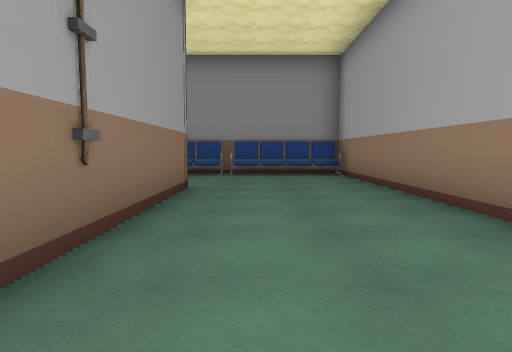
view 1 (above)

18 first-person views from a walk through a scene from a Unity 3-D project. The camera is 1.2 m above the floor, tilts 4° down and sees 70° across. Doors are open. The floor is counted in squares, 1.8 m on a side. Each view is taken from the middle of a square. On the plan, view 1 faces up. The plan holds only what a view shows up to about 11 squares ahead; the rest is blank. The player is left out. Some animated figures are not drawn. Some surface patterns are stand-ins.

view 2
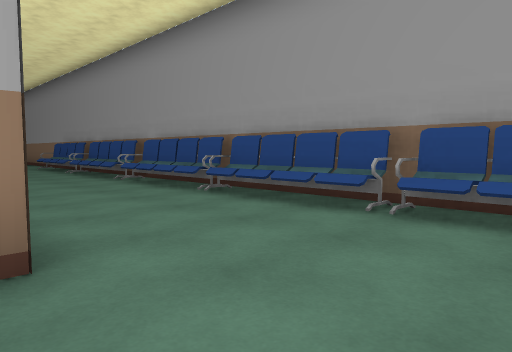

view 3
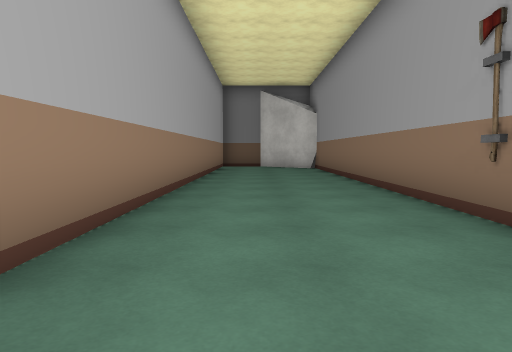

view 4
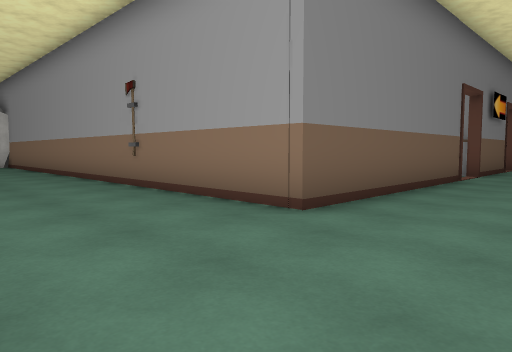

view 5
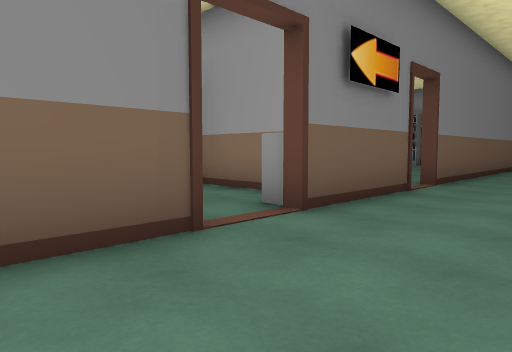

view 6
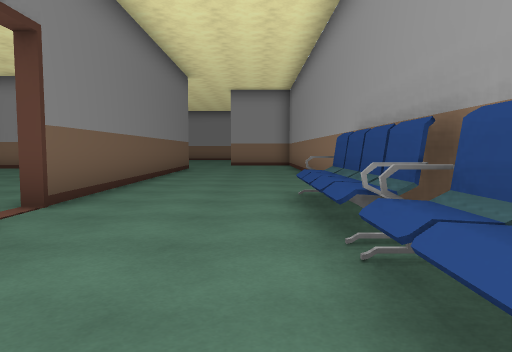

view 7
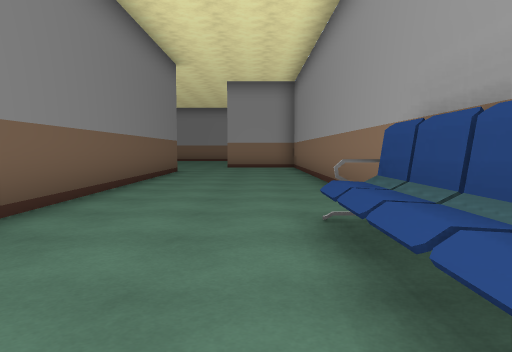

view 8
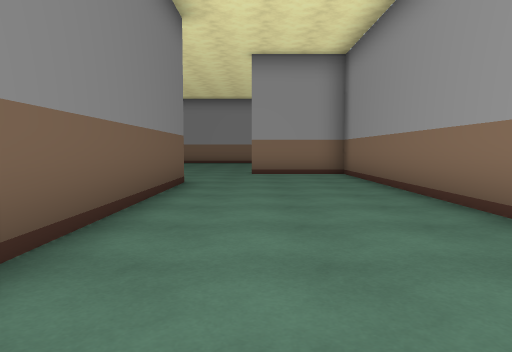

view 9
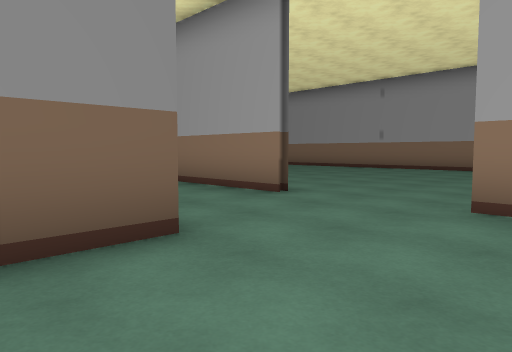

view 10
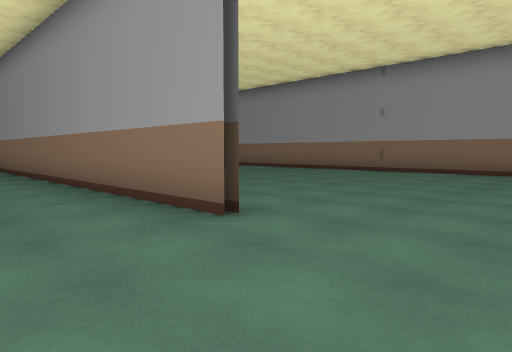

view 11
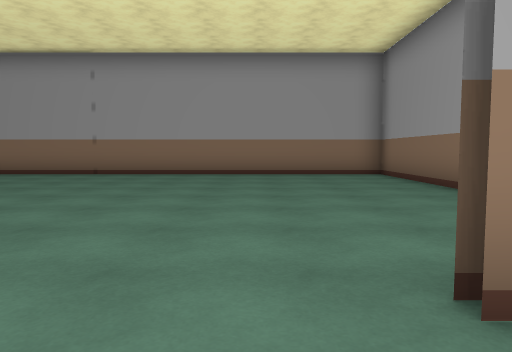

view 12
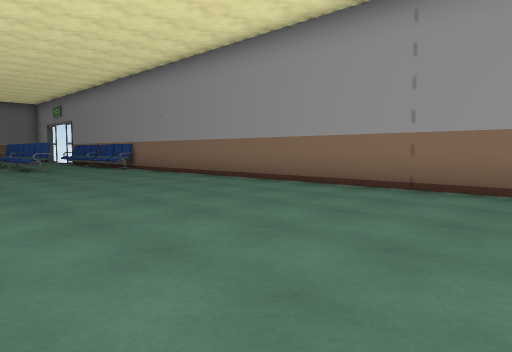

view 13
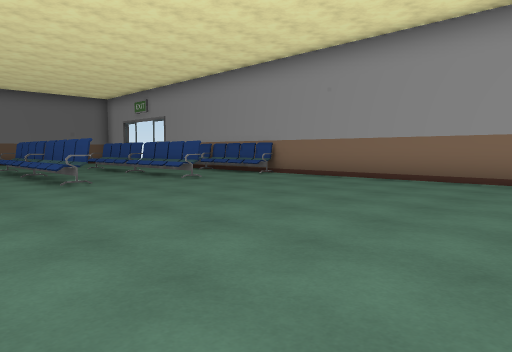

view 14
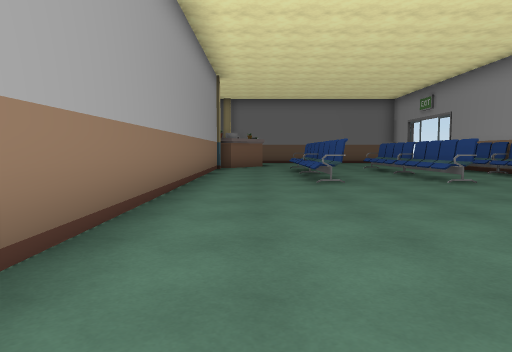

view 15
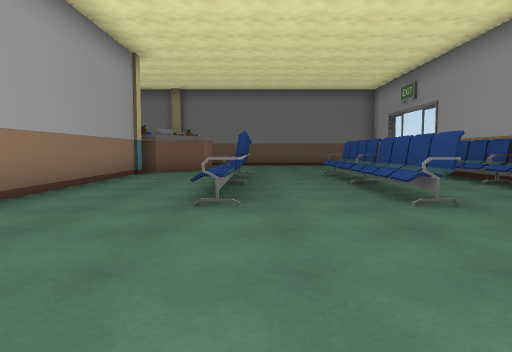

view 16
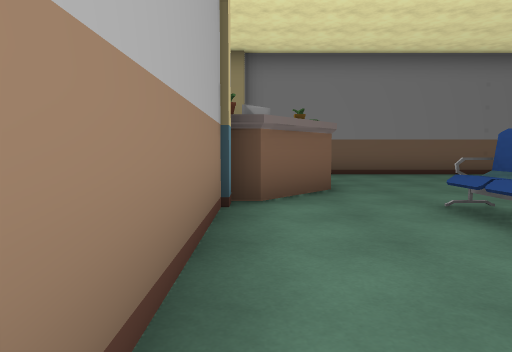

view 17
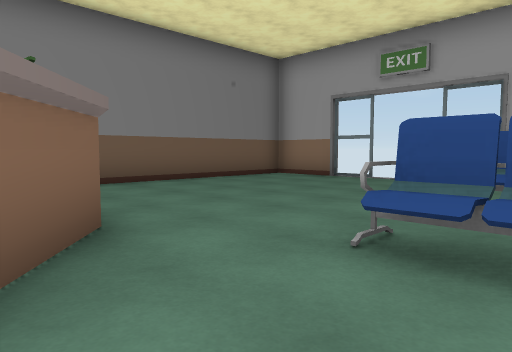

view 18
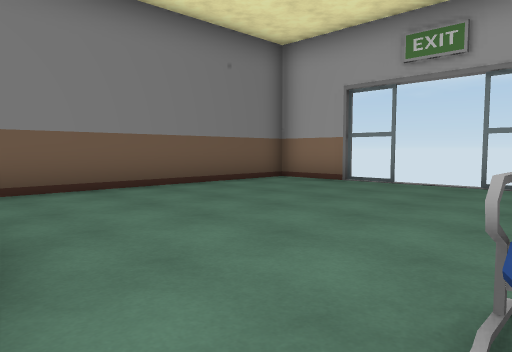

### Floor plan
Points are (right, up) in squares from view 1. A wall is a line through its corners. A room is listed if a view was taken in it or the views show most of it. See-through windows are left out.
Room 1 (views 1, 2, 3, 4, 5, 6, 7, 8, 9, 10, 11)
walls: (-11.1, 6.5) (-8.1, 6.5); (-6.9, 6.5) (-1.2, 6.5) (-1.2, -5.1); (-10.5, 10.5) (-12.5, 10.5); (-14.1, 10.5) (-24.4, 10.5) (-24.4, 7.9); (-21.6, 6.5) (-12.1, 6.5); (-24.4, 5.2) (-24.4, 3.5); (2.4, -4.9) (2.4, 10.5) (-8.6, 10.5)
ways out: opening at (-24, 6.5) to room 2; opening at (-22.5, 4.5); open door at (-11.5, 6.5); open door at (-7.5, 6.5)
objects: other object (-13, 10) to (-11, 10); other object (-10, 10) to (-7, 10); shelf (-9, 6); other object (-6, 10) to (-4, 10); other object (-3, 10) to (-1, 10); other object (0, 10) to (2, 10)
Room 2 (views 12, 13, 14, 15, 16, 17, 18)
walls: (-24.6, -12.5) (-24.6, -1.9); (-26.3, -15.2) (-25.4, -14.2); (-33.2, -17.3) (-33.2, -19.3) (-27, -19.3); (-29.3, 10.5) (-33.2, 10.5) (-33.2, -7.3)
ways out: opening at (-24, 6.5) to room 1
objects: other object (-33, -13) to (-33, -11); other object (-33, -9) to (-33, -8); other object (-30, -13) to (-30, -11); other object (-30, -10) to (-30, -8); other object (-28, -13) to (-28, -11); other object (-28, -10) to (-28, -8); pillar (-25, -14) to (-24, -13)

Positions as (right, up) in squares from view 1, and headings:
1: (0, 0), facing up
2: (1, 6), facing up-left
3: (1, 6), facing down
4: (2, 9), facing down-left
5: (-5, 9), facing down-left
6: (-8, 9), facing left
7: (-10, 9), facing left
8: (-14, 8), facing left
9: (-20, 9), facing down-left
10: (-22, 8), facing down-left
11: (-23, 7), facing left
12: (-27, 5), facing down-left
13: (-25, 0), facing down-left
14: (-26, 0), facing down
15: (-28, -3), facing down
16: (-25, -9), facing down
17: (-25, -12), facing down-left
18: (-26, -13), facing down-left
